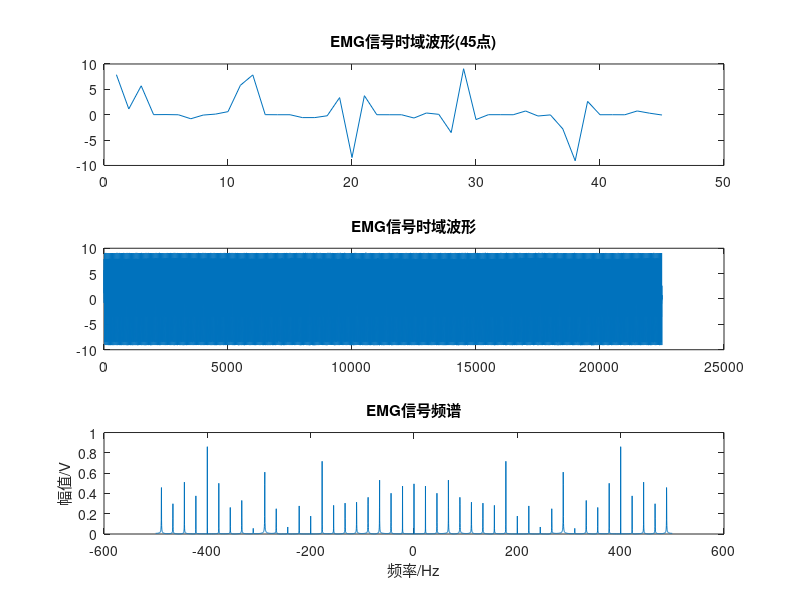
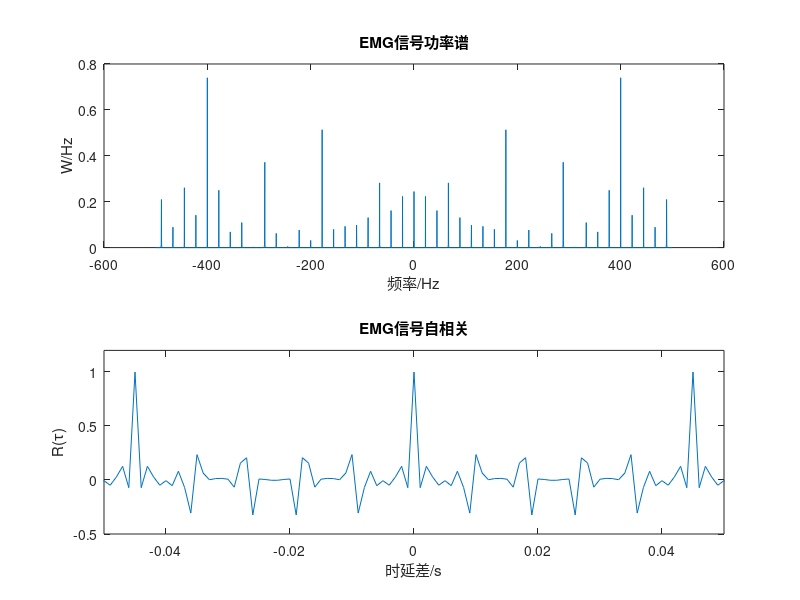

Reproduce these figures in MATLAB, in order.
load EMG.mat
fs=1000;
N=5000;
t=1:22500;
y=EMG(t);
figure(1)
subplot(311)
plot(t(1:45),y(1:45));
title('EMG信号时域波形(45点)');
subplot(312)
plot(t,y);
title('EMG信号时域波形');
subplot(313)
freq=fft(y,N)/N;%做离散傅里叶
freq_d=abs(fftshift(freq));
w=(-N/2:1:N/2-1)*fs/N; %双边  
plot(w,freq_d);
ylim([0,1]);
title('EMG信号频谱');
xlabel('频率/Hz');
ylabel('幅值/V');
%功率谱
figure(2)
subplot(211)
ypsd=freq_d.*conj(freq_d);
plot(w,ypsd);
title('EMG信号功率谱');
xlabel('频率/Hz');
ylabel('W/Hz');
%信号自相关
subplot(212)
[Rx,maxlags]=xcorr(y,'unbiased');  %信号的自相关
    plot(maxlags/fs,Rx/max(Rx));
    xlim([-0.05,0.05]);
    xlabel('时延差/s');
title('EMG信号自相关');
ylabel('R(τ)');
ylim([-0.5,1.2]);
aver=mean(y)
v=var(y)